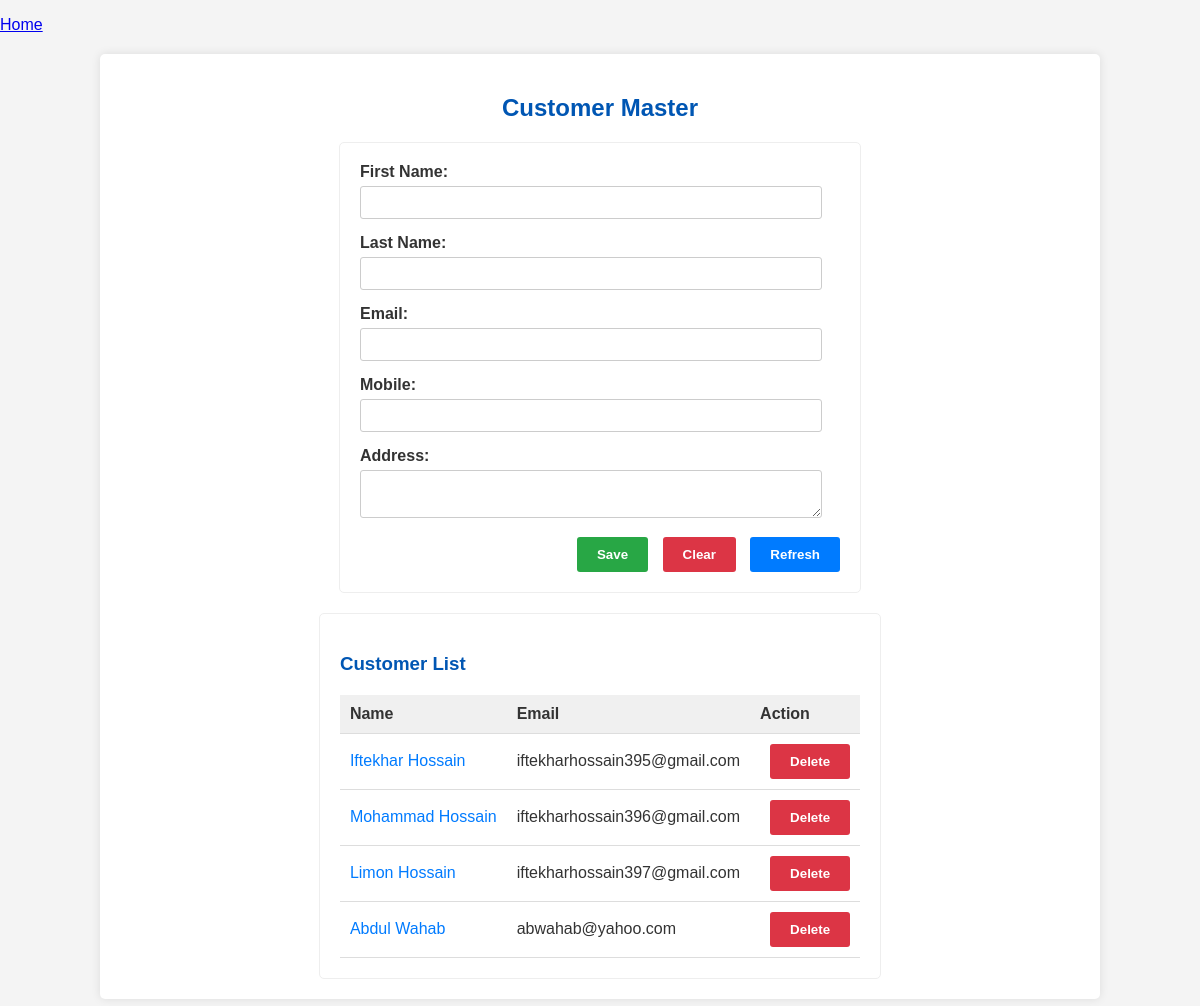
Screenshot of /customer/ with the database file from the repository.
### customer/models.py (models this page shows, shortened)
class Customer(models.Model):
    customer_id = models.UUIDField(primary_key=True, default=uuid.uuid4, editable=False)
    first_name = models.CharField(max_length=250)
    last_name = models.CharField(max_length=250)
    email = models.EmailField(unique=True)
    mobile = models.CharField(max_length=100)
    address = models.CharField(max_length=500)
    date = models.DateField(default="2999-12-31")

### customer/views.py (the view)
# urls.py: path('customer/', views.customer_list, name="customer"),
def customer_list(request, id=None):
  customers = Customer.objects.all()
  selected_customer = None
  if id:
    selected_customer = get_object_or_404(Customer, customer_id=id)
  context = {
    'customers': customers,
    'selected_customer': selected_customer,
    'project_name' : "",
  }
  return render(request, 'customer.html', context)

### customer/templates/customer.html (shortened to what this page needs)
{% load static %}
<!DOCTYPE html>
<html>
<head>
    <link rel="stylesheet" href="{% static 'customer.css' %}">
</head>
<body>
    {% include "common_ref.html" with set_home="Home" %}
    <div class="container">
        <h2>Customer Master</h2>
        <div class="form-section">  <form id="customer-form" method="POST" action="/customer/save/" class="customer-form">
                <div class="form-group">
                    <label for="first_name">First Name:</label>
                    <input type="text" id="first_name" name="first_name" value="{{ selected_customer.first_name }}" required>
                </div>
                <div class="form-group">
                    <label for="last_name">Last Name:</label>
                    <input type="text" id="last_name" name="last_name" value="{{ selected_customer.last_name }}" required>
                </div>
                <div class="form-group">
                    <label for="email">Email:</label>
                    <input type="email" id="email" name="email" value="{{ selected_customer.email }}" required>
                </div>
                <div class="form-group">
                    <label for="mobile">Mobile:</label>
                    <input type="text" id="mobile" name="mobile" value="{{ selected_customer.mobile }}" required>
                </div>
                <div class="form-group">
                    <label for="address">Address:</label>
                    <textarea type="text" id="address" name="address" value="{{ selected_customer.address }}" required>{{ selected_customer.address }}</textarea>
                </div>
                <div class="form-buttons">
                    <button type="submit" class="save-button">Save</button>
                    <button type="button" id="clear" class="clear-button">Clear</button>
                    <button type="button" onclick="location.reload();" class="refresh-button">Refresh</button>
                </div>
            </form>
        </div>  <div class="list-section">  <h3>Customer List</h3>
            <table class="customer-table">
                <thead>
                    <tr>
                        <th>Name</th>
                        <th>Email</th>
                        <th>Action</th>
                    </tr>
                </thead>
                <tbody>
                    {% for customer in customers %}
                    <tr class="customer-row" data-id="{{ customer.customer_id }}">
                        <td><a href="{% url 'edit_customer_detail' id=customer.customer_id %}">{{ customer.first_name }} {{ customer.last_name }}</a></td>
                        <td>{{ customer.email }}</td>
                        <td>
                            <a href="/customer/{{ customer.customer_id }}/delete/" onclick="return confirm('Are you sure you want to delete this customer?');">
                                <button type="button" class="delete-button">Delete</button>
                            </a>
                        </td>
                    </tr>
                    {% empty %}
                    <tr>
                        <td colspan="3">No Data Exists</td>
                    </tr>
                    {% endfor %}
                </tbody>
            </table>
        </div>  </div>
</body>
</html>

### homepage/templates/common_ref.html
<p><a href="/">{{set_home}}</a></p>

### customer/static/customer.css (style rules this page uses)
body { font-family: sans-serif; background-color: #f4f4f4; color: #333; margin: 0; padding: 0; }
.container { width: 90%; max-width: 960px; margin: 20px auto; padding: 20px; background-color: #fff; box-shadow: 0 0 10px rgba(0, 0, 0, 0.1); border-radius: 5px; display: flex; flex-direction: column; align-items: center; justify-content: center; min-height: 100vh; }
h2, h3 { color: #0056b3; }
.form-section { min-width: 50%; margin-bottom: 20px; padding: 20px; border: 1px solid #eee; border-radius: 5px; }
.list-section { width: fit-content; padding: 20px; border: 1px solid #eee; border-radius: 5px; }
.form-group { margin-bottom: 15px; }
.form-group label { display: block; margin-bottom: 5px; font-weight: bold; }
.form-group input[type="text"], .form-group textarea[type="text"], .form-group input[type="email"] { width: calc(100% - 18px); padding: 8px; border: 1px solid #ccc; border-radius: 3px; box-sizing: border-box; }
.form-buttons { text-align: right; margin-top: 10px; }
.save-button, .clear-button, .refresh-button, .delete-button { padding: 10px 20px; margin-left: 10px; border: none; border-radius: 3px; cursor: pointer; font-weight: bold; transition: background-color 0.3s ease; }
.save-button { background-color: #28a745; color: white; }
.clear-button { background-color: #dc3545; color: white; }
.refresh-button { background-color: #007bff; color: white; }
.delete-button { background-color: #dc3545; color: white; }
.customer-table { width: 100%; border-collapse: collapse; margin-top: 20px; }
.customer-table th, .customer-table td { padding: 10px; text-align: left; border-bottom: 1px solid #ddd; }
.customer-table th { background-color: #f0f0f0; font-weight: bold; }
.customer-table a { color: #007bff; text-decoration: none; }

### rows the page displays
Customer: first_name "Iftekhar", last_name "Hossain", email "iftekharhossain395@gmail.com"
Customer: first_name "Mohammad", last_name "Hossain", email "iftekharhossain396@gmail.com"
Customer: first_name "Limon", last_name "Hossain", email "iftekharhossain397@gmail.com"
Customer: first_name "Abdul", last_name "Wahab", email "abwahab@yahoo.com"

### other values shown
{{ set_home }} "Home"
